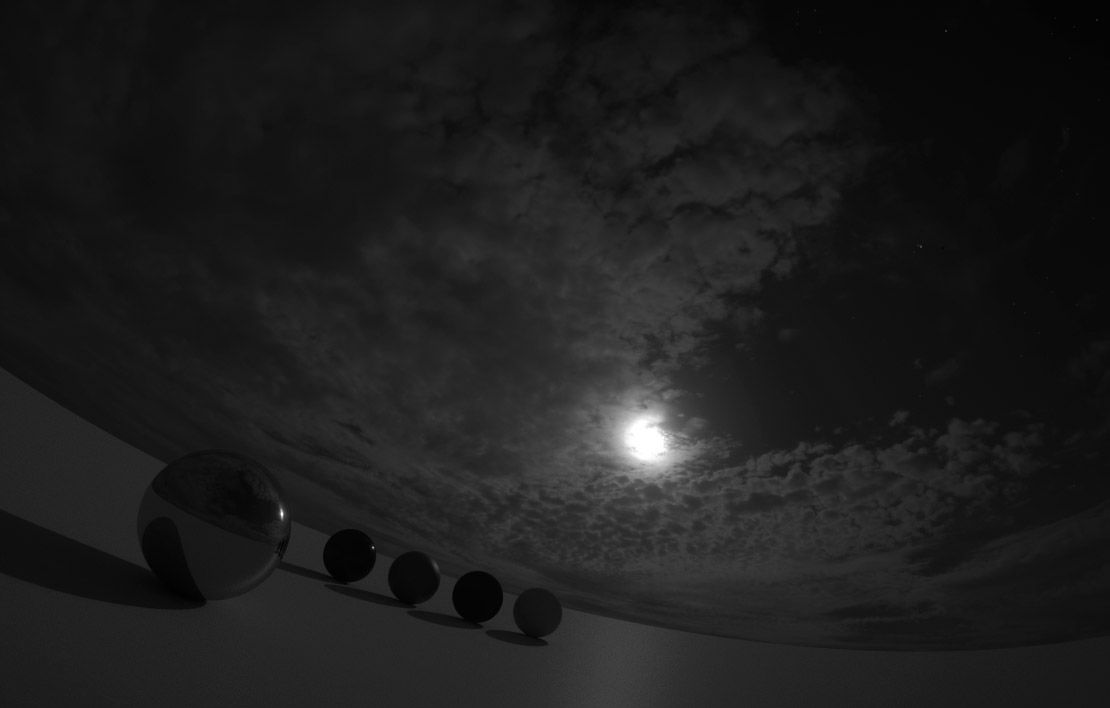
#> input picture 190410_w6/HDR.jpg, 1110 x 708 px
$ python 190410_w6_4.py
#> lines starting #> are read from the running program, lines starting #| are printed output that depends on the picture; long printed decimals are rounded
#File I/O
import imageio
import math

def sortFirstInList(val): #Function that returns the first element
    return val[0]

# Opening Image

img = imageio.imread('HDR.jpg')
#> img is the input picture: shape (708, 1110); min 0, max 255, mean 29.4
width, height = img.shape
#> width = 708; height = 1110

#List of bins
bin_list = []
for i in range (0,256):
    bin_list.append(i)


# List of pixels
pixel_list = []

for i in range (0,width):
    for j in range (0,height):
        pixel_list.append(img[i][j])
#> after the loop, pixel_list = 785880 items


# Arranging the intensity of each pixel
d = {}

for intensity in pixel_list:
    d[intensity] = d.get(intensity,0)+1
#> this loop made 785880 passes
#> intensity on passes 1 to 3: 13, 13, 13
#> after the loop, d = 256 items


intensity_freq = []

for key, value in d.items():
    intensity_freq.append((key , value))
#> this loop made 256 passes
#> (key, value) on passes 1 to 3: (13, 8225), (14, 12351), (15, 20176)
#> after the loop, intensity_freq = 256 pairs, first value 0 to 255, second value 9 to 37945


intensity_freq.sort(key = sortFirstInList, reverse = False)

cont = 0

for i in range (0,256):
    if i > ((len(intensity_freq))-1):
        intensity_freq.insert(cont,0)
        intensity_freq[cont]=(0,0)
    elif intensity_freq[cont][0] != i:
        intensity_freq.insert(cont,0)
        intensity_freq[cont]=(0,0)
    cont += 1
#> after the loop, cont = 256


#List of percentage
percentage_list = []

for i in range (0,256):
    percentage_list.append(100 * i / (width*height))
#> after the loop, percentage_list = 256 values from 0 to 0.0324


# Getting all the data together

histogram = [intensity_freq, percentage_list]

print('bin  '+'  count  ' +'   percentage')

for k in range(len(histogram[0])):
    for v in range(len(histogram)):
        print(histogram[v][k], end = '   ')
    print()
#> this loop made 256 passes
#| (0, 63)   0.0
#| (1, 98)   0.0001272
#| (2, 239)   0.0002545
#| (3, 579)   0.0003817
#| (4, 4242)   0.000509
#| (5, 2697)   0.0006362
#| (6, 6542)   0.0007635
#| (7, 12950)   0.0008907
#> (further printed lines are left out)


# Equalization


pn = []
for n in range (0,256):
    pn.append((intensity_freq[n][1])/(width*height))
#> after the loop, pn = 256 values, max 0.0483 at index 22, min 1.15e-05 at index 234, mean 0.00391


pixel_g=[]

for i in pixel_list:
    suma=0
    for j in range(0,i):
        suma+=pn[j]
    pixel_g.append(math.floor((256-1)*suma))
#> this loop made 785880 passes
#> after the loop, pixel_g = 785880 items

print(pixel_g==pixel_list)

# Creating new image

cont1 = 0
for i in range (0,width):
    for j in range (0,height):
        img[i][j]= pixel_g[cont1]
        cont1 += 1
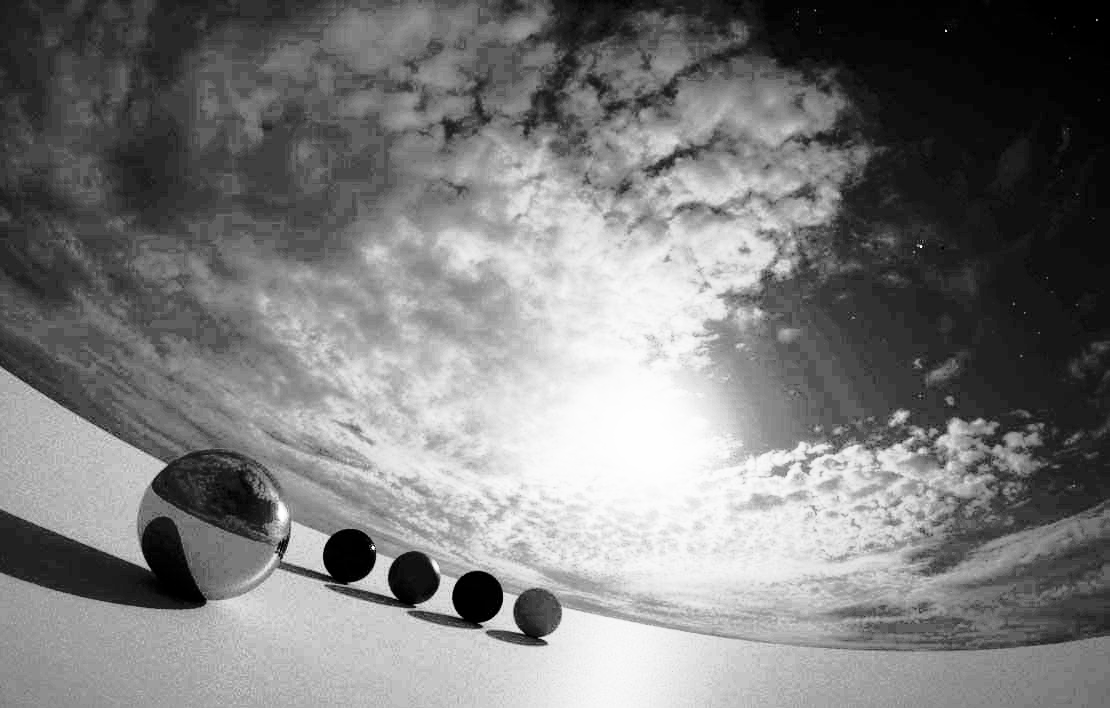
#> img: shape (708, 1110); min 0, max 254, mean 124
#> after the loop, cont1 = 785880

imageio.imwrite('ejemplo.jpg',img)

#------------------ Preparing for second histogram -----------------------

img1 = imageio.imread('ejemplo.jpg')
width, height = img1.shape
# List of pixels
pixel_list2 = []

for i in range (0,width):
    for j in range (0,height):
        pixel_list2.append(img1[i][j])
#> after the loop, pixel_list2 = 785880 items


# Arranging the intensity of each pixel
d2 = {}

for intensity2 in pixel_list2:
    d2[intensity2] = d2.get(intensity2,0)+1
#> this loop made 785880 passes
#> intensity2 on passes 1 to 3: 28, 27, 27
#> after the loop, d2 = 256 items


intensity_freq2 = []

for key, value in d2.items():
    intensity_freq2.append((key , value))
#> this loop made 256 passes
#> (key, value) on passes 1 to 3: (28, 3218), (27, 3993), (29, 6948)
#> after the loop, intensity_freq2 = 256 pairs, first value 0 to 255, second value 34 to 14989


intensity_freq2.sort(key = sortFirstInList, reverse = False)

cont = 0

for i in range (0,256):
    if i > ((len(intensity_freq2))-1):
        intensity_freq2.insert(cont,0)
        intensity_freq2[cont]=(0,0)
    elif intensity_freq2[cont][0] != i:
        intensity_freq2.insert(cont,0)
        intensity_freq2[cont]=(0,0)
    cont += 1
#> after the loop, cont = 256


#List of percentage
percentage_list2 = []

for i in range (0,256):
    percentage_list2.append(100 * i / (width*height))
#> after the loop, percentage_list2 = 256 values from 0 to 0.0324


# Getting all the data together

histogram2 = [intensity_freq2, percentage_list2]

print('bin  '+'  count  ' +'   percentage')

for k in range(len(histogram2[0])):
    for v in range(len(histogram2)):
        print(histogram2[v][k], end = '   ')
    print()
